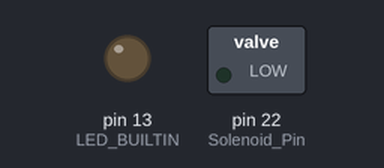
Bench run of a sketch on a simulated Arduino Mega 2560, built with avr-gcc and run on an emulated ATmega2560. Parts: switched loads named in the sketch (green lamp = pin HIGH), output pins drawn as LEDs (lit = HIGH).

Above: at 5.0 s.
At 10.2 s:
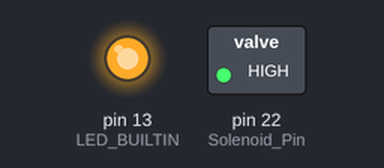
Timing chart, 0 to 13.7 s (numbered marks = the images above):
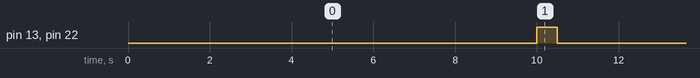

Measured:
- by itself, pin 13 (LED_BUILTIN), pin 22 (Solenoid_Pin): alternates HIGH for 0.50 s and LOW for 10.0 s

The sketch:

Solenoid_Control_V1.ino
```cpp
//Initial Code to Control the Solenoid: Jacob Tomazewski
//code for the button control taken from https://docs.arduino.cc/built-in-examples/digital/Debounce


//Set Up Global Variables
  const int Solenoid_Pin = 22;   //The solenoid pin connected to pin 13
  int Solenoid_State = LOW;       //set the state
  bool fly = false;


void setup() {
  // put your setup code here, to run once:
  pinMode(Solenoid_Pin, OUTPUT);
  digitalWrite(Solenoid_Pin, LOW);

  pinMode(LED_BUILTIN, OUTPUT);

}

void loop() {
  // put your main code here, to run repeatedly:
    digitalWrite(Solenoid_Pin, LOW);
    digitalWrite(LED_BUILTIN, LOW);
    delay(10000);
    digitalWrite(Solenoid_Pin, HIGH);
    digitalWrite(LED_BUILTIN, HIGH);
    delay(500);

}
```
